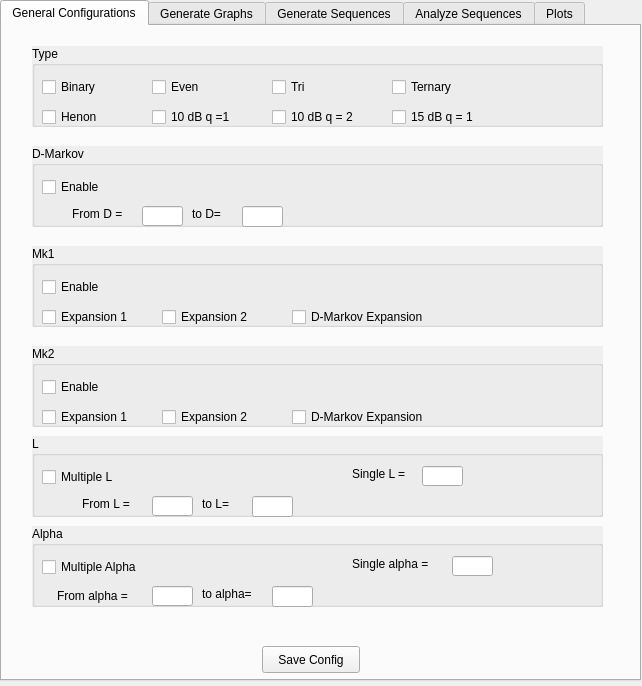
<?xml version="1.0" encoding="UTF-8"?>
<ui version="4.0">
 <class>Generatr</class>
 <widget class="QWidget" name="Generatr">
  <property name="geometry">
   <rect>
    <x>0</x>
    <y>0</y>
    <width>642</width>
    <height>686</height>
   </rect>
  </property>
  <property name="windowTitle">
   <string>Form</string>
  </property>
  <widget class="QTabWidget" name="tabWidget">
   <property name="geometry">
    <rect>
     <x>0</x>
     <y>0</y>
     <width>641</width>
     <height>681</height>
    </rect>
   </property>
   <property name="currentIndex">
    <number>0</number>
   </property>
   <widget class="QWidget" name="tab">
    <attribute name="title">
     <string>General Configurations</string>
    </attribute>
    <widget class="QGroupBox" name="groupBox">
     <property name="geometry">
      <rect>
       <x>30</x>
       <y>20</y>
       <width>571</width>
       <height>81</height>
      </rect>
     </property>
     <property name="autoFillBackground">
      <bool>true</bool>
     </property>
     <property name="title">
      <string>Type</string>
     </property>
     <widget class="QCheckBox" name="check_binary">
      <property name="geometry">
       <rect>
        <x>10</x>
        <y>30</y>
        <width>97</width>
        <height>22</height>
       </rect>
      </property>
      <property name="text">
       <string>Binary</string>
      </property>
     </widget>
     <widget class="QCheckBox" name="check_even">
      <property name="geometry">
       <rect>
        <x>120</x>
        <y>30</y>
        <width>97</width>
        <height>22</height>
       </rect>
      </property>
      <property name="text">
       <string>Even</string>
      </property>
     </widget>
     <widget class="QCheckBox" name="check_tri">
      <property name="geometry">
       <rect>
        <x>240</x>
        <y>30</y>
        <width>97</width>
        <height>22</height>
       </rect>
      </property>
      <property name="text">
       <string>Tri</string>
      </property>
     </widget>
     <widget class="QCheckBox" name="check_henon">
      <property name="geometry">
       <rect>
        <x>10</x>
        <y>60</y>
        <width>97</width>
        <height>22</height>
       </rect>
      </property>
      <property name="text">
       <string>Henon</string>
      </property>
     </widget>
     <widget class="QCheckBox" name="check_10dbq1">
      <property name="geometry">
       <rect>
        <x>120</x>
        <y>60</y>
        <width>111</width>
        <height>22</height>
       </rect>
      </property>
      <property name="text">
       <string>10 dB q =1</string>
      </property>
     </widget>
     <widget class="QCheckBox" name="check_ternary">
      <property name="geometry">
       <rect>
        <x>360</x>
        <y>30</y>
        <width>97</width>
        <height>22</height>
       </rect>
      </property>
      <property name="text">
       <string>Ternary</string>
      </property>
     </widget>
     <widget class="QCheckBox" name="check_10dbq2">
      <property name="geometry">
       <rect>
        <x>240</x>
        <y>60</y>
        <width>111</width>
        <height>22</height>
       </rect>
      </property>
      <property name="text">
       <string>10 dB q = 2</string>
      </property>
     </widget>
     <widget class="QCheckBox" name="check_15dbq1">
      <property name="geometry">
       <rect>
        <x>360</x>
        <y>60</y>
        <width>111</width>
        <height>22</height>
       </rect>
      </property>
      <property name="text">
       <string>15 dB q = 1</string>
      </property>
     </widget>
    </widget>
    <widget class="QGroupBox" name="groupBox_2">
     <property name="geometry">
      <rect>
       <x>30</x>
       <y>120</y>
       <width>571</width>
       <height>81</height>
      </rect>
     </property>
     <property name="autoFillBackground">
      <bool>true</bool>
     </property>
     <property name="title">
      <string>D-Markov</string>
     </property>
     <widget class="QCheckBox" name="check_dmarkov">
      <property name="geometry">
       <rect>
        <x>10</x>
        <y>30</y>
        <width>97</width>
        <height>22</height>
       </rect>
      </property>
      <property name="text">
       <string>Enable</string>
      </property>
     </widget>
     <widget class="QLineEdit" name="line_d_ini">
      <property name="geometry">
       <rect>
        <x>110</x>
        <y>60</y>
        <width>41</width>
        <height>20</height>
       </rect>
      </property>
     </widget>
     <widget class="QLineEdit" name="line_d_fin">
      <property name="geometry">
       <rect>
        <x>210</x>
        <y>60</y>
        <width>41</width>
        <height>21</height>
       </rect>
      </property>
     </widget>
     <widget class="QLabel" name="label">
      <property name="geometry">
       <rect>
        <x>40</x>
        <y>60</y>
        <width>66</width>
        <height>16</height>
       </rect>
      </property>
      <property name="text">
       <string>From D =</string>
      </property>
     </widget>
     <widget class="QLabel" name="label_2">
      <property name="geometry">
       <rect>
        <x>160</x>
        <y>60</y>
        <width>66</width>
        <height>16</height>
       </rect>
      </property>
      <property name="text">
       <string>to D=</string>
      </property>
     </widget>
    </widget>
    <widget class="QGroupBox" name="groupBox_3">
     <property name="geometry">
      <rect>
       <x>30</x>
       <y>220</y>
       <width>571</width>
       <height>81</height>
      </rect>
     </property>
     <property name="autoFillBackground">
      <bool>true</bool>
     </property>
     <property name="title">
      <string>Mk1</string>
     </property>
     <widget class="QCheckBox" name="check_mk1">
      <property name="geometry">
       <rect>
        <x>10</x>
        <y>30</y>
        <width>97</width>
        <height>22</height>
       </rect>
      </property>
      <property name="text">
       <string>Enable</string>
      </property>
     </widget>
     <widget class="QCheckBox" name="check_mk1_old">
      <property name="geometry">
       <rect>
        <x>10</x>
        <y>60</y>
        <width>111</width>
        <height>22</height>
       </rect>
      </property>
      <property name="text">
       <string>Expansion 1</string>
      </property>
     </widget>
     <widget class="QCheckBox" name="check_mk1_new">
      <property name="geometry">
       <rect>
        <x>130</x>
        <y>60</y>
        <width>111</width>
        <height>22</height>
       </rect>
      </property>
      <property name="text">
       <string>Expansion 2</string>
      </property>
     </widget>
     <widget class="QCheckBox" name="check_mk1_dmark">
      <property name="geometry">
       <rect>
        <x>260</x>
        <y>60</y>
        <width>171</width>
        <height>22</height>
       </rect>
      </property>
      <property name="text">
       <string>D-Markov Expansion</string>
      </property>
     </widget>
    </widget>
    <widget class="QGroupBox" name="groupBox_4">
     <property name="geometry">
      <rect>
       <x>30</x>
       <y>320</y>
       <width>571</width>
       <height>81</height>
      </rect>
     </property>
     <property name="autoFillBackground">
      <bool>true</bool>
     </property>
     <property name="title">
      <string>Mk2</string>
     </property>
     <widget class="QCheckBox" name="check_mk2">
      <property name="geometry">
       <rect>
        <x>10</x>
        <y>30</y>
        <width>97</width>
        <height>22</height>
       </rect>
      </property>
      <property name="text">
       <string>Enable</string>
      </property>
     </widget>
     <widget class="QCheckBox" name="check_mk2_old">
      <property name="geometry">
       <rect>
        <x>10</x>
        <y>60</y>
        <width>111</width>
        <height>22</height>
       </rect>
      </property>
      <property name="text">
       <string>Expansion 1</string>
      </property>
     </widget>
     <widget class="QCheckBox" name="check_mk2_new">
      <property name="geometry">
       <rect>
        <x>130</x>
        <y>60</y>
        <width>111</width>
        <height>22</height>
       </rect>
      </property>
      <property name="text">
       <string>Expansion 2</string>
      </property>
     </widget>
     <widget class="QCheckBox" name="check_mk2_dmark">
      <property name="geometry">
       <rect>
        <x>260</x>
        <y>60</y>
        <width>171</width>
        <height>22</height>
       </rect>
      </property>
      <property name="text">
       <string>D-Markov Expansion</string>
      </property>
     </widget>
    </widget>
    <widget class="QGroupBox" name="groupBox_5">
     <property name="geometry">
      <rect>
       <x>30</x>
       <y>410</y>
       <width>571</width>
       <height>81</height>
      </rect>
     </property>
     <property name="autoFillBackground">
      <bool>true</bool>
     </property>
     <property name="title">
      <string>L</string>
     </property>
     <widget class="QCheckBox" name="check_multL">
      <property name="geometry">
       <rect>
        <x>10</x>
        <y>30</y>
        <width>97</width>
        <height>22</height>
       </rect>
      </property>
      <property name="text">
       <string>Multiple L</string>
      </property>
     </widget>
     <widget class="QLineEdit" name="line_L_ini">
      <property name="geometry">
       <rect>
        <x>120</x>
        <y>60</y>
        <width>41</width>
        <height>20</height>
       </rect>
      </property>
     </widget>
     <widget class="QLineEdit" name="line_L_fin">
      <property name="geometry">
       <rect>
        <x>220</x>
        <y>60</y>
        <width>41</width>
        <height>21</height>
       </rect>
      </property>
     </widget>
     <widget class="QLabel" name="label_3">
      <property name="geometry">
       <rect>
        <x>50</x>
        <y>60</y>
        <width>66</width>
        <height>16</height>
       </rect>
      </property>
      <property name="text">
       <string>From L =</string>
      </property>
     </widget>
     <widget class="QLabel" name="label_4">
      <property name="geometry">
       <rect>
        <x>170</x>
        <y>60</y>
        <width>66</width>
        <height>16</height>
       </rect>
      </property>
      <property name="text">
       <string>to L=</string>
      </property>
     </widget>
     <widget class="QLabel" name="label_5">
      <property name="geometry">
       <rect>
        <x>320</x>
        <y>30</y>
        <width>66</width>
        <height>16</height>
       </rect>
      </property>
      <property name="text">
       <string>Single L =</string>
      </property>
     </widget>
     <widget class="QLineEdit" name="line_single_L">
      <property name="geometry">
       <rect>
        <x>390</x>
        <y>30</y>
        <width>41</width>
        <height>20</height>
       </rect>
      </property>
     </widget>
    </widget>
    <widget class="QGroupBox" name="groupBox_6">
     <property name="geometry">
      <rect>
       <x>30</x>
       <y>500</y>
       <width>571</width>
       <height>81</height>
      </rect>
     </property>
     <property name="autoFillBackground">
      <bool>true</bool>
     </property>
     <property name="title">
      <string>Alpha</string>
     </property>
     <widget class="QCheckBox" name="check_multi_alpha">
      <property name="geometry">
       <rect>
        <x>10</x>
        <y>30</y>
        <width>131</width>
        <height>22</height>
       </rect>
      </property>
      <property name="text">
       <string>Multiple Alpha</string>
      </property>
     </widget>
     <widget class="QLineEdit" name="line_alpha_ini">
      <property name="geometry">
       <rect>
        <x>120</x>
        <y>60</y>
        <width>41</width>
        <height>20</height>
       </rect>
      </property>
     </widget>
     <widget class="QLineEdit" name="line_alpha_fin">
      <property name="geometry">
       <rect>
        <x>240</x>
        <y>60</y>
        <width>41</width>
        <height>21</height>
       </rect>
      </property>
     </widget>
     <widget class="QLabel" name="label_9">
      <property name="geometry">
       <rect>
        <x>25</x>
        <y>60</y>
        <width>91</width>
        <height>20</height>
       </rect>
      </property>
      <property name="text">
       <string>From alpha =</string>
      </property>
     </widget>
     <widget class="QLabel" name="label_10">
      <property name="geometry">
       <rect>
        <x>170</x>
        <y>60</y>
        <width>66</width>
        <height>16</height>
       </rect>
      </property>
      <property name="text">
       <string>to alpha=</string>
      </property>
     </widget>
     <widget class="QLabel" name="label_11">
      <property name="geometry">
       <rect>
        <x>320</x>
        <y>30</y>
        <width>91</width>
        <height>16</height>
       </rect>
      </property>
      <property name="text">
       <string>Single alpha =</string>
      </property>
     </widget>
     <widget class="QLineEdit" name="line_single_alpha">
      <property name="geometry">
       <rect>
        <x>420</x>
        <y>30</y>
        <width>41</width>
        <height>20</height>
       </rect>
      </property>
     </widget>
    </widget>
    <widget class="QPushButton" name="saveconf">
     <property name="geometry">
      <rect>
       <x>260</x>
       <y>620</y>
       <width>98</width>
       <height>27</height>
      </rect>
     </property>
     <property name="text">
      <string>Save Config</string>
     </property>
    </widget>
   </widget>
   <widget class="QWidget" name="tab_5">
    <attribute name="title">
     <string>Generate Graphs</string>
    </attribute>
    <widget class="QPushButton" name="gengraph">
     <property name="geometry">
      <rect>
       <x>250</x>
       <y>300</y>
       <width>121</width>
       <height>27</height>
      </rect>
     </property>
     <property name="text">
      <string>Generate Graphs</string>
     </property>
    </widget>
    <widget class="QProgressBar" name="bar_gengraph">
     <property name="geometry">
      <rect>
       <x>30</x>
       <y>350</y>
       <width>571</width>
       <height>23</height>
      </rect>
     </property>
     <property name="value">
      <number>0</number>
     </property>
    </widget>
   </widget>
   <widget class="QWidget" name="tab_2">
    <attribute name="title">
     <string>Generate Sequences</string>
    </attribute>
    <widget class="QPushButton" name="genseq">
     <property name="geometry">
      <rect>
       <x>240</x>
       <y>290</y>
       <width>161</width>
       <height>27</height>
      </rect>
     </property>
     <property name="text">
      <string>Generate Sequences</string>
     </property>
    </widget>
    <widget class="QCheckBox" name="check_original">
     <property name="enabled">
      <bool>true</bool>
     </property>
     <property name="geometry">
      <rect>
       <x>230</x>
       <y>80</y>
       <width>191</width>
       <height>22</height>
      </rect>
     </property>
     <property name="text">
      <string>Generate From Original</string>
     </property>
    </widget>
    <widget class="QLabel" name="label_20">
     <property name="geometry">
      <rect>
       <x>240</x>
       <y>180</y>
       <width>66</width>
       <height>16</height>
      </rect>
     </property>
     <property name="text">
      <string>Length:</string>
     </property>
    </widget>
    <widget class="QLineEdit" name="line_length">
     <property name="geometry">
      <rect>
       <x>310</x>
       <y>180</y>
       <width>91</width>
       <height>20</height>
      </rect>
     </property>
    </widget>
    <widget class="QProgressBar" name="bar_genseq">
     <property name="geometry">
      <rect>
       <x>30</x>
       <y>380</y>
       <width>571</width>
       <height>23</height>
      </rect>
     </property>
     <property name="value">
      <number>0</number>
     </property>
    </widget>
   </widget>
   <widget class="QWidget" name="tab_3">
    <attribute name="title">
     <string>Analyze Sequences</string>
    </attribute>
    <widget class="QGroupBox" name="groupBox_13">
     <property name="geometry">
      <rect>
       <x>20</x>
       <y>20</y>
       <width>571</width>
       <height>81</height>
      </rect>
     </property>
     <property name="autoFillBackground">
      <bool>true</bool>
     </property>
     <property name="title">
      <string>Conditional Entropies</string>
     </property>
     <widget class="QCheckBox" name="check_entropy">
      <property name="geometry">
       <rect>
        <x>10</x>
        <y>30</y>
        <width>97</width>
        <height>22</height>
       </rect>
      </property>
      <property name="text">
       <string>Enable</string>
      </property>
     </widget>
     <widget class="QLineEdit" name="line_entropy">
      <property name="geometry">
       <rect>
        <x>120</x>
        <y>60</y>
        <width>41</width>
        <height>20</height>
       </rect>
      </property>
     </widget>
     <widget class="QLabel" name="label_21">
      <property name="geometry">
       <rect>
        <x>50</x>
        <y>60</y>
        <width>66</width>
        <height>16</height>
       </rect>
      </property>
      <property name="text">
       <string>Up to:</string>
      </property>
     </widget>
    </widget>
    <widget class="QGroupBox" name="groupBox_14">
     <property name="geometry">
      <rect>
       <x>20</x>
       <y>150</y>
       <width>571</width>
       <height>81</height>
      </rect>
     </property>
     <property name="autoFillBackground">
      <bool>true</bool>
     </property>
     <property name="title">
      <string>Autocorrelations</string>
     </property>
     <widget class="QCheckBox" name="check_autocorr">
      <property name="geometry">
       <rect>
        <x>10</x>
        <y>30</y>
        <width>97</width>
        <height>22</height>
       </rect>
      </property>
      <property name="text">
       <string>Enable</string>
      </property>
     </widget>
     <widget class="QLineEdit" name="line_autocorr">
      <property name="geometry">
       <rect>
        <x>120</x>
        <y>60</y>
        <width>41</width>
        <height>20</height>
       </rect>
      </property>
     </widget>
     <widget class="QLabel" name="label_22">
      <property name="geometry">
       <rect>
        <x>50</x>
        <y>60</y>
        <width>66</width>
        <height>16</height>
       </rect>
      </property>
      <property name="text">
       <string>Up to:</string>
      </property>
     </widget>
    </widget>
    <widget class="QGroupBox" name="groupBox_15">
     <property name="geometry">
      <rect>
       <x>20</x>
       <y>290</y>
       <width>571</width>
       <height>81</height>
      </rect>
     </property>
     <property name="autoFillBackground">
      <bool>true</bool>
     </property>
     <property name="title">
      <string>Kullback-Leibler Divergence</string>
     </property>
     <widget class="QCheckBox" name="check_kld">
      <property name="geometry">
       <rect>
        <x>10</x>
        <y>30</y>
        <width>97</width>
        <height>22</height>
       </rect>
      </property>
      <property name="text">
       <string>Enable</string>
      </property>
     </widget>
     <widget class="QLineEdit" name="line_kld">
      <property name="geometry">
       <rect>
        <x>120</x>
        <y>60</y>
        <width>41</width>
        <height>20</height>
       </rect>
      </property>
     </widget>
     <widget class="QLabel" name="label_23">
      <property name="geometry">
       <rect>
        <x>50</x>
        <y>60</y>
        <width>66</width>
        <height>16</height>
       </rect>
      </property>
      <property name="text">
       <string>Length:</string>
      </property>
     </widget>
    </widget>
    <widget class="QPushButton" name="analyze">
     <property name="geometry">
      <rect>
       <x>260</x>
       <y>440</y>
       <width>121</width>
       <height>27</height>
      </rect>
     </property>
     <property name="text">
      <string>Analyze</string>
     </property>
    </widget>
    <widget class="QProgressBar" name="bar_an_seq">
     <property name="geometry">
      <rect>
       <x>40</x>
       <y>520</y>
       <width>571</width>
       <height>23</height>
      </rect>
     </property>
     <property name="value">
      <number>0</number>
     </property>
    </widget>
   </widget>
   <widget class="QWidget" name="tab_4">
    <attribute name="title">
     <string>Plots</string>
    </attribute>
    <widget class="QPushButton" name="plot">
     <property name="geometry">
      <rect>
       <x>260</x>
       <y>440</y>
       <width>121</width>
       <height>27</height>
      </rect>
     </property>
     <property name="text">
      <string>Plot</string>
     </property>
    </widget>
    <widget class="QGroupBox" name="groupBox_25">
     <property name="geometry">
      <rect>
       <x>20</x>
       <y>290</y>
       <width>571</width>
       <height>81</height>
      </rect>
     </property>
     <property name="autoFillBackground">
      <bool>true</bool>
     </property>
     <property name="title">
      <string>Kullback-Leibler Divergence</string>
     </property>
     <widget class="QCheckBox" name="plot_kld">
      <property name="geometry">
       <rect>
        <x>10</x>
        <y>30</y>
        <width>97</width>
        <height>22</height>
       </rect>
      </property>
      <property name="text">
       <string>Enable</string>
      </property>
     </widget>
    </widget>
    <widget class="QGroupBox" name="groupBox_26">
     <property name="geometry">
      <rect>
       <x>20</x>
       <y>150</y>
       <width>571</width>
       <height>81</height>
      </rect>
     </property>
     <property name="autoFillBackground">
      <bool>true</bool>
     </property>
     <property name="title">
      <string>Autocorrelations</string>
     </property>
     <widget class="QCheckBox" name="plot_autocorr">
      <property name="geometry">
       <rect>
        <x>10</x>
        <y>30</y>
        <width>97</width>
        <height>22</height>
       </rect>
      </property>
      <property name="text">
       <string>Enable</string>
      </property>
     </widget>
    </widget>
    <widget class="QGroupBox" name="groupBox_27">
     <property name="geometry">
      <rect>
       <x>20</x>
       <y>20</y>
       <width>571</width>
       <height>81</height>
      </rect>
     </property>
     <property name="autoFillBackground">
      <bool>true</bool>
     </property>
     <property name="title">
      <string>Conditional Entropies</string>
     </property>
     <widget class="QCheckBox" name="plot_entropy">
      <property name="geometry">
       <rect>
        <x>10</x>
        <y>30</y>
        <width>97</width>
        <height>22</height>
       </rect>
      </property>
      <property name="text">
       <string>Enable</string>
      </property>
     </widget>
    </widget>
   </widget>
  </widget>
 </widget>
 <resources/>
 <connections/>
</ui>
